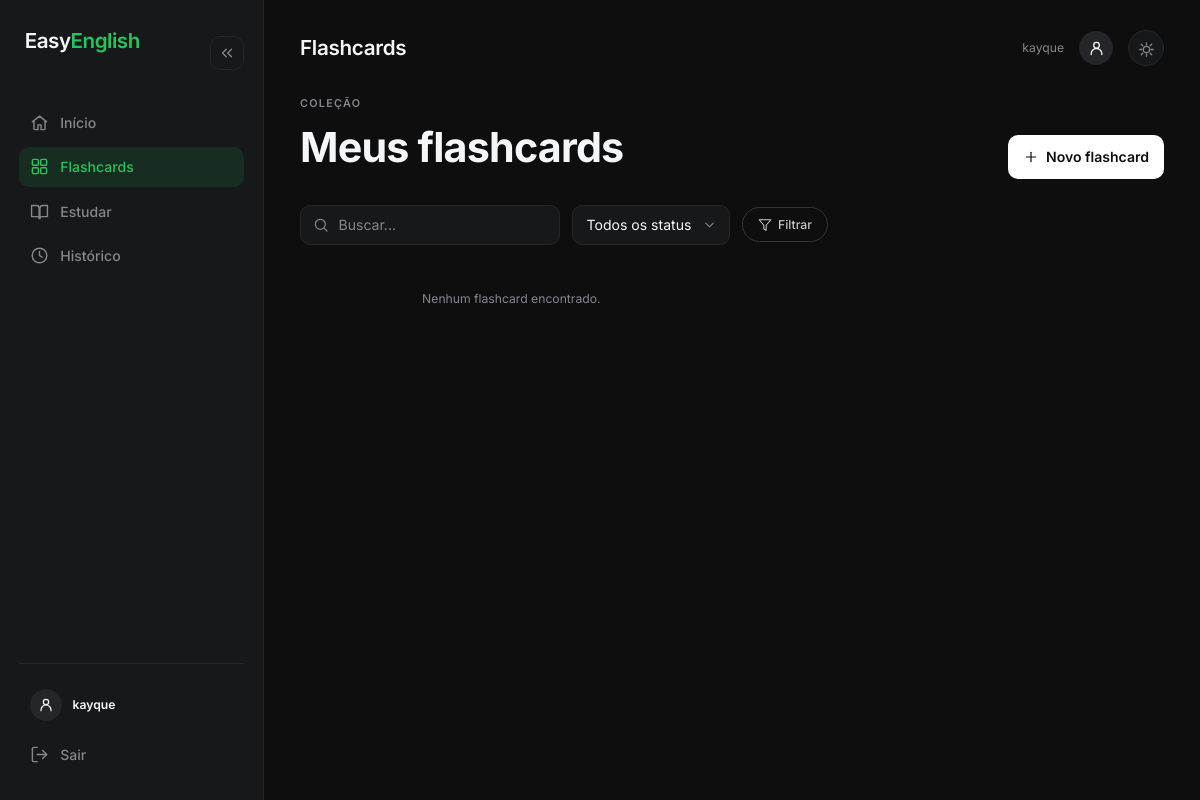
The app's page /flashcards/ (signed in), older data.
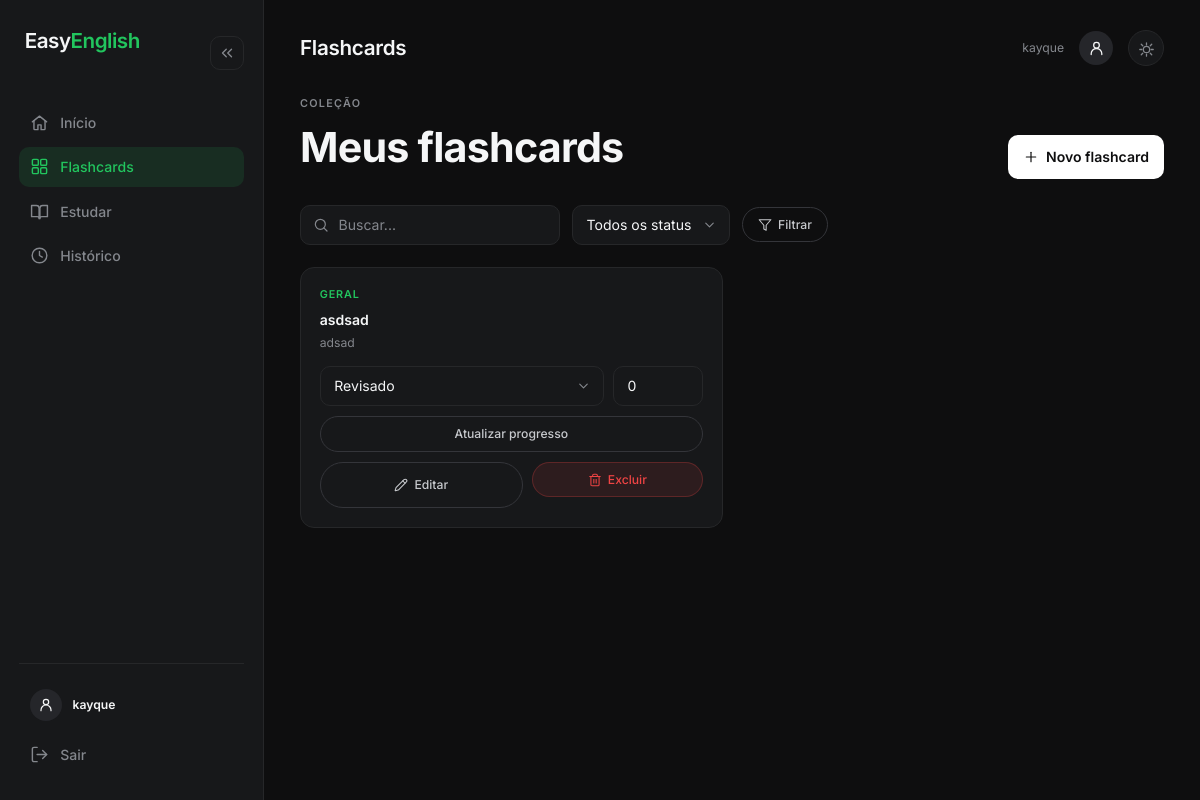
The same page, newer data.
### extensao/models.py (models this page shows, shortened)
class Flashcard(models.Model):
    DECK_CHOICES = [
        ('geral',   'Geral'),
        ('frases',  'Frases do dia a dia'),
        ('phrasal', 'Phrasal Verbs'),
        ('vocab',   'Vocabulário'),
        ('video',   'Do vídeo'),
    ]
    STATUS_CHOICES = (
        ('new',      'Novo'),
        ('learning', 'Aprendendo'),
        ('reviewed', 'Revisado'),
    )
    user = models.ForeignKey(User, on_delete=models.CASCADE, related_name='flashcards',
                             null=True, blank=True)
    video = models.ForeignKey(Video, on_delete=models.SET_NULL, related_name='flashcards',
                              null=True, blank=True)
    source_video_id = models.CharField(max_length=50, blank=True)  # id do vídeo de origem (YouTube)
    phrase = models.TextField()                       # EN
    translation = models.TextField(blank=True)        # PT
    deck = models.CharField(max_length=30, choices=DECK_CHOICES, default='geral')
    status = models.CharField(max_length=20, choices=STATUS_CHOICES, default='new')
    progress = models.PositiveIntegerField(default=0)
    created_at = models.DateTimeField(auto_now_add=True)
    class Meta:
        ordering = ['-created_at']

### easyenglish/views.py (the view)
# urls.py: path("flashcards/", flashcards_list_view, name="flashcards_list"),
@login_required
def flashcards_list_view(request):
    flashcards = get_dashboard_flashcards(request.user, request)
    paginator = Paginator(flashcards, 12)
    page_obj = paginator.get_page(request.GET.get("page"))
    return render(request, "flashcards/list.html", {"page_obj": page_obj})

### easyenglish/services/dashboard_service.py (called while the page is built)
def get_dashboard_flashcards(user, request):
    flashcards = Flashcard.objects.select_related("video").filter(user=user)
    search = request.GET.get("search")
    if search:
        flashcards = flashcards.filter(phrase__icontains=search)
    status = request.GET.get("status")
    if status:
        flashcards = flashcards.filter(status=status)
    deck = request.GET.get("deck")
    if deck:
        flashcards = flashcards.filter(deck=deck)
    ordering = request.GET.get("ordering")
    if ordering:
        flashcards = flashcards.order_by(ordering)
    return flashcards

### easyenglish/templatetags/cache_bust.py (called while the page is built)
@register.simple_tag
def static_v(path):
    url = static(path)
    try:
        absolute_path = finders.find(path)
        if absolute_path:
            version = int(os.path.getmtime(absolute_path))
            return f"{url}?v={version}"
    except Exception:
        pass
    return url

### easyenglish/templates/flashcards/list.html (shortened to what this page needs)
{% extends 'base_app.html' %}
{% load icons %}
{% block page_title %}Flashcards{% endblock %}
{% block app_content %}
<div class="page-header">
    <div class="heading-group">
        <span class="eyebrow">Coleção</span>
        <h1>Meus flashcards</h1>
    </div>
    <a href="{% url 'flashcard_create' %}" class="btn-primary" style="width:auto;">{% icon 'plus' size=16 %}<span>Novo flashcard</span></a>
</div>
<form method="get" class="filters">
    <div class="input-icon-wrap">
        {% icon 'search' size=16 %}
        <input type="text" name="search" value="{{ request.GET.search }}" placeholder="Buscar...">
    </div>
    <div class="select-wrap">
        <select name="status">
            <option value="">Todos os status</option>
        </select>
    </div>
    <button type="submit" class="btn-outline">{% icon 'filter' size=14 %}<span>Filtrar</span></button>
</form>
<div class="fc-grid">
    {% for flashcard in page_obj %}
        {% include 'components/flashcard_card.html' with flashcard=flashcard %}
    {% empty %}
        <div class="empty-hint">Nenhum flashcard encontrado.</div>
    {% endfor %}
</div>
{% endblock %}

### easyenglish/templates/components/flashcard_card.html (shortened to what this page needs)
{% load icons %}
<div class="fc-card">
    {% if flashcard.source_video_id %}
        <span class="fc-deck">Vídeo: {{ flashcard.source_video_id }}</span>
    {% else %}
        <span class="fc-deck">{{ flashcard.get_deck_display }}</span>
    {% endif %}
    <p class="fc-phrase">{{ flashcard.phrase }}</p>
    <p class="fc-translation">{{ flashcard.translation }}</p>
    <form method="post" action="{% url 'update_flashcard_status' flashcard.id %}">
        <div class="fc-update-row">
            <div class="select-wrap">
                <select name="status">
                    <option value="reviewed" {% if flashcard.status == 'reviewed' %}selected{% endif %}>Revisado</option>
                </select>
            </div>
            <input type="number" name="progress" value="{{ flashcard.progress }}" min="0" max="100">
        </div>
        <button class="btn-outline" type="submit" style="width:100%;">Atualizar progresso</button>
    </form>
    <div class="fc-actions">
        <a href="{% url 'flashcard_edit' flashcard.id %}" class="btn-outline" style="text-align:center;">{% icon 'pencil' size=14 %}<span>Editar</span></a>
        <form method="post" action="{% url 'flashcard_delete' flashcard.id %}"
              data-confirm="Esta ação não pode ser desfeita. O flashcard será excluído permanentemente."
              data-confirm-title="Excluir este flashcard?" data-confirm-text="Excluir" data-confirm-danger="true">
            <button class="btn-outline btn-danger" type="submit" style="width:100%;">{% icon 'trash' size=14 %}<span>Excluir</span></button>
        </form>
    </div>
</div>

Row changes from the older to the newer data that the page shows:
added Flashcard: deck "GERAL", phrase "asdsad", translation "adsad", status "Revisado", progress "0"
Text that changed along with them:
text no longer shown: "Nenhum flashcard encontrado."
